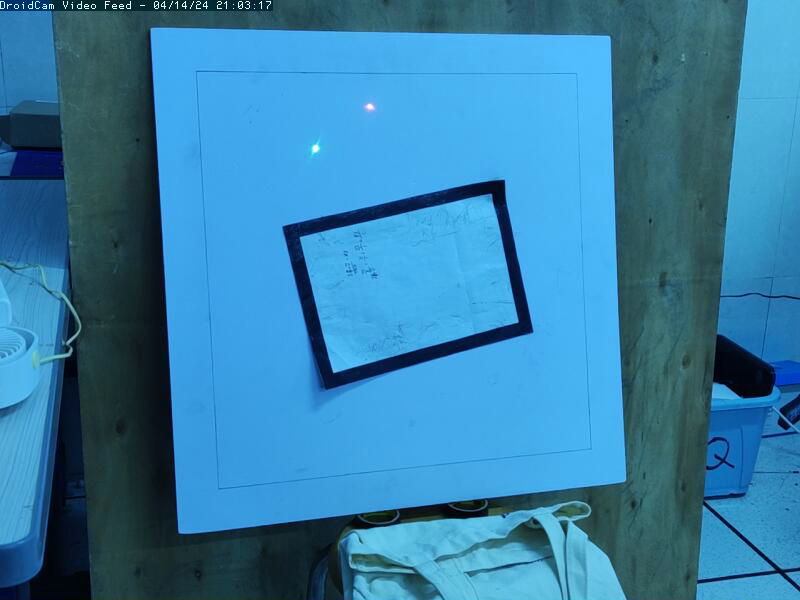
#> input picture week_9/src/img_5.jpeg, 800 x 600 px, found by its file name
$ python Edge_Detection.py
#> lines starting #> are read from the running program, lines starting #| are printed output that depends on the picture; after the words box and inside, x2 and y2 are one past the last pixel; in counts of white or black regions, pixels touching at a corner belong together
import cv2
import numpy as np
import Red_Green
def preprocess_image(image):
    # image = cv2.imread(image_path)

    # 去噪
    Denoised_image = cv2.fastNlMeansDenoisingColored(image, None, 10, 10, 7, 21)

    # 图像增强和对比度增强
    Enhanced_image = cv2.convertScaleAbs(Denoised_image, alpha=1, beta=30)

    # 边缘检测
    canny_image = cv2.Canny(Enhanced_image, 50, 150)

    return canny_image

def detect_quadrilaterals(image):
    contours, _ = cv2.findContours(image, cv2.RETR_TREE, cv2.CHAIN_APPROX_SIMPLE)

    # 建立一个四边形列表
    quadrilaterals = []
    # 遍历轮廓
    for contour in contours:
        # 计算轮廓面积
        area = cv2.contourArea(contour)
        # 去除干扰部分的区域
        min_area = 50000
        max_area = 8000000000000
        if min_area < area < max_area:
            # 对轮廓进行逼近
            peri = cv2.arcLength(contour, True)
            approx = cv2.approxPolyDP(contour, 0.01 * peri, True)

            # 如果逼近的轮廓有四个顶点，则认为是四边形
            if len(approx) == 4:
                quadrilaterals.append(approx)

    return quadrilaterals


# [23 lines of commented-out code are left out]

def draw_points(image, quadrilaterals):
    # image = cv2.imread(image_path)  # 如果需要的话，取消注释这行代码并传入image_path

    annotated_image = image.copy()

    for quad in quadrilaterals:
        # 绘制轮廓
        cv2.drawContours(annotated_image, [quad], -1, (255, 0, 0), 2)

        # 在图像上标记四个端点并打印坐标
        for i, point in enumerate(quad):
            x, y = point[0]  # 直接假设point是一个(x, y)的元组
            cv2.circle(annotated_image, (x, y), 5, (0, 0, 255), -1)
            cv2.putText(annotated_image, f'({x}, {y})', (x, y), cv2.FONT_HERSHEY_SIMPLEX, 0.5, (100, 0, 255), 2)

            # 在终端打印坐标
            print(f"拐角{i+1} 坐标: ({x}, {y})")

        # 标记四边形的中心点
        M = cv2.moments(quad)
        if M['m00'] != 0:  # 确保分母不为0
            cx = int(M['m10'] / M['m00'])
            cy = int(M['m01'] / M['m00'])
            cv2.circle(annotated_image, (cx, cy), 5, (0, 255, 0), -1)  # 使用绿色表示中心点
            cv2.putText(annotated_image, f'({cx}, {cy})', (cx, cy), cv2.FONT_HERSHEY_SIMPLEX, 0.5, (0, 255, 0), 2)

            # 在终端打印中心点坐标
            print(f"中点 坐标: ({cx}, {cy})")

    return annotated_image

# 主函数
if __name__ == "__main__":
    image = cv2.imread('week_9\src\img_5.jpeg')
#> image is the input picture: shape (600, 800, 3); mean B, G, R 166.8, 125.9, 53.1

    # 图像预处理
    processed_image = preprocess_image(image)
#> in preprocess_image, `Enhanced_image = cv2.convertScaleAbs(Denoised_image, alpha=1, beta=30)`:
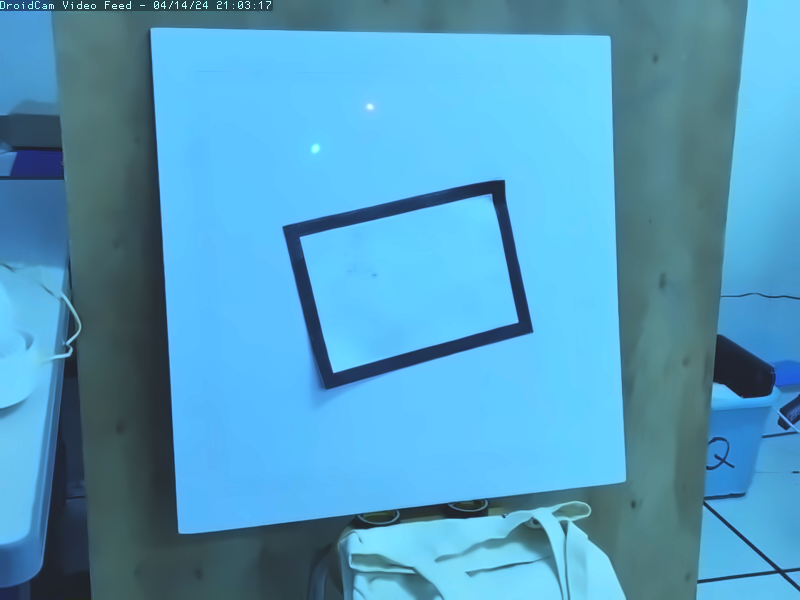
#> Enhanced_image: shape (600, 800, 3); mean B, G, R 191.7, 155.7, 82.8
#> in preprocess_image, `canny_image = cv2.Canny(Enhanced_image, 50, 150)`:
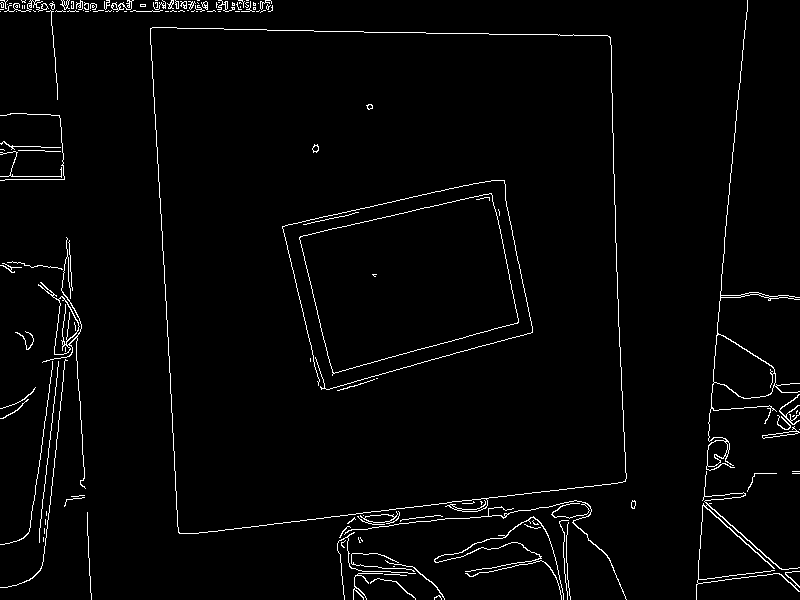
#> canny_image: shape (600, 800); 2.4% white in thin lines or dots
    # 检测四边形并标记特征
    quadrilaterals = detect_quadrilaterals(processed_image)
#> in detect_quadrilaterals, `contours, _ = cv2.findContours(image, cv2.RETR_TREE, cv2.CHAIN_APPROX_..`: contours = 205 contours, 169 with area under 20; largest, box (x1, y1, x2, y2) and area: (150, 27, 627, 534) 216310, (150, 27, 627, 534) 216270, (299, 193, 519, 376) 26684, (299, 193, 519, 374) 26679, (706, 0, 800, 471) 3180
#> the loop in detect_quadrilaterals, `for contour in contours:` made 205 passes
#> (area, peri, approx) on passes 67, 70: (216309.5, 2078, [[150, 28], [179, 533], [625, 481], [609, 36]]), (216269.5, 1899.5, [[150, 29], [607, 35], [625, 480], [180, 533]])
#> area on passes 4, 6, 21, 25, 26, 30: 24.5, 27.5, 84, 188.5, 171, 26
#> after the loop in detect_quadrilaterals, `for contour in contours:`: quadrilaterals = 2 contours; box (x1, y1, x2, y2) and area: (150, 28, 626, 534) 215432, (150, 29, 626, 534) 214564
    # 最终图像
    Annotated_Image = draw_points(processed_image, quadrilaterals)
#> the loop in draw_points, `for quad in quadrilaterals:` made 2 passes
#> (quad, cx, cy) on passes 1 to 2: ([[150, 28], [179, 533], [625, 481], [609, 36]], 385, 268), ([[150, 29], [607, 35], [625, 480], [180, 533]], 385, 268)
#| 拐角1 坐标: (150, 28)
#| 拐角2 坐标: (179, 533)
#| 拐角3 坐标: (625, 481)
#| 拐角4 坐标: (609, 36)
#| 中点 坐标: (385, 268)
#| 拐角1 坐标: (150, 29)
#| 拐角2 坐标: (607, 35)
#| 拐角3 坐标: (625, 480)
#| 拐角4 坐标: (180, 533)
#| 中点 坐标: (385, 268)
#> after the loop in draw_points, `for quad in quadrilaterals:`:
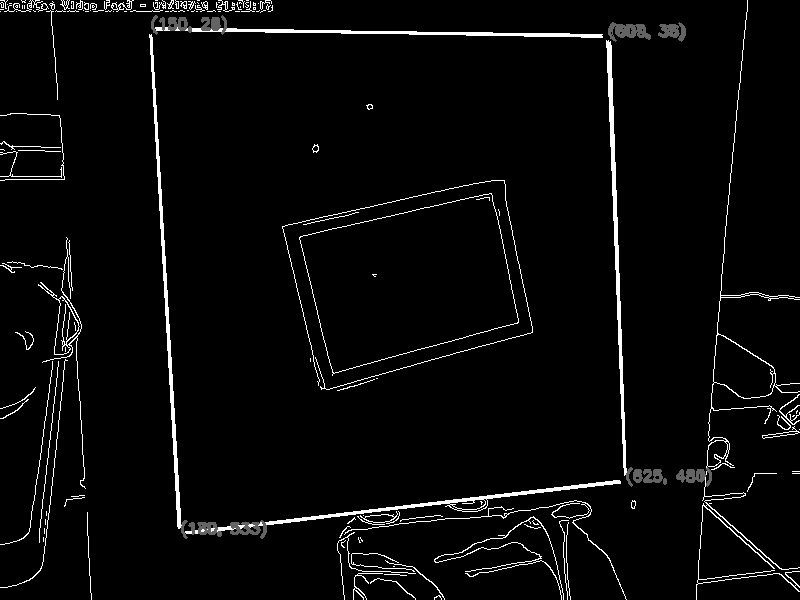
#> annotated_image: shape (600, 800); 1.57% of pixels changed, all inside (x1, y1, x2, y2) = (149, 15, 712, 539)
    # 显示结果
    cv2.imshow('Annotated Image', Annotated_Image)
    cv2.waitKey(0)
    cv2.destroyAllWindows()
